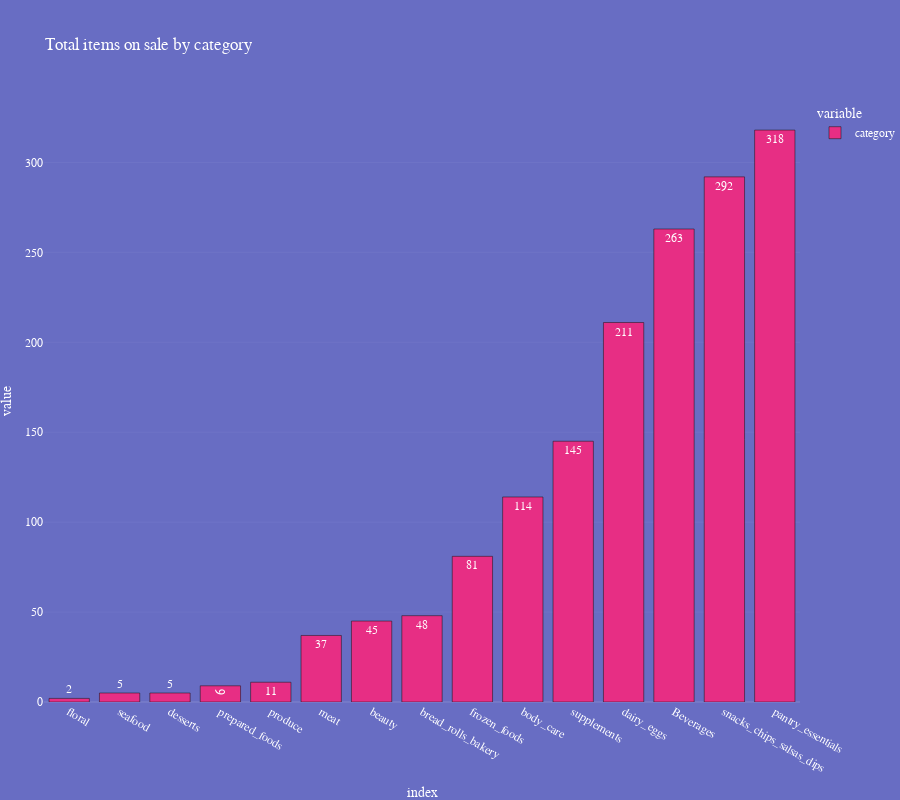

The code cell stored with this chart in its notebook:
### Code cell
fig = px.bar(df.category.value_counts().sort_values(), title = 'Total items on sale by category',width=900, height=800,template="quartz", text=df.category.value_counts().sort_values())
fig.show()

### Figure 1 — Plotly figure (JSON) as saved in the notebook; plotly's stock layout.template omitted (floating-point values rounded to 4 significant figures)
{"data": [{"alignmentgroup": "True", "hovertemplate": "variable=category<br>index=%{x}<br>value=%{y}<br>text=%{text}<extra></extra>", "legendgroup": "category", "marker": {"color": "#e72e84", "pattern": {"shape": ""}}, "name": "category", "offsetgroup": "category", "orientation": "v", "showlegend": true, "text": [2, 5, 5, 9, 11, 37, 45, 48, 81, 114, 145, 211, 263, 292, 318], "textposition": "auto", "type": "bar", "x": ["floral", "seafood", "desserts", "prepared_foods", "produce", "meat", "beauty", "bread_rolls_bakery", "frozen_foods", "body_care", "supplements", "dairy_eggs", "Beverages", "snacks_chips_salsas_dips", "pantry_essentials"], "xaxis": "x", "y": [2, 5, 5, 9, 11, 37, 45, 48, 81, 114, 145, 211, 263, 292, 318], "yaxis": "y"}], "layout": {"barmode": "relative", "height": 800, "legend": {"title": {"text": "variable"}, "tracegroupgap": 0}, "title": {"text": "Total items on sale by category"}, "width": 900, "xaxis": {"anchor": "y", "domain": [0, 1], "title": {"text": "index"}}, "yaxis": {"anchor": "x", "domain": [0, 1], "title": {"text": "value"}}}}
